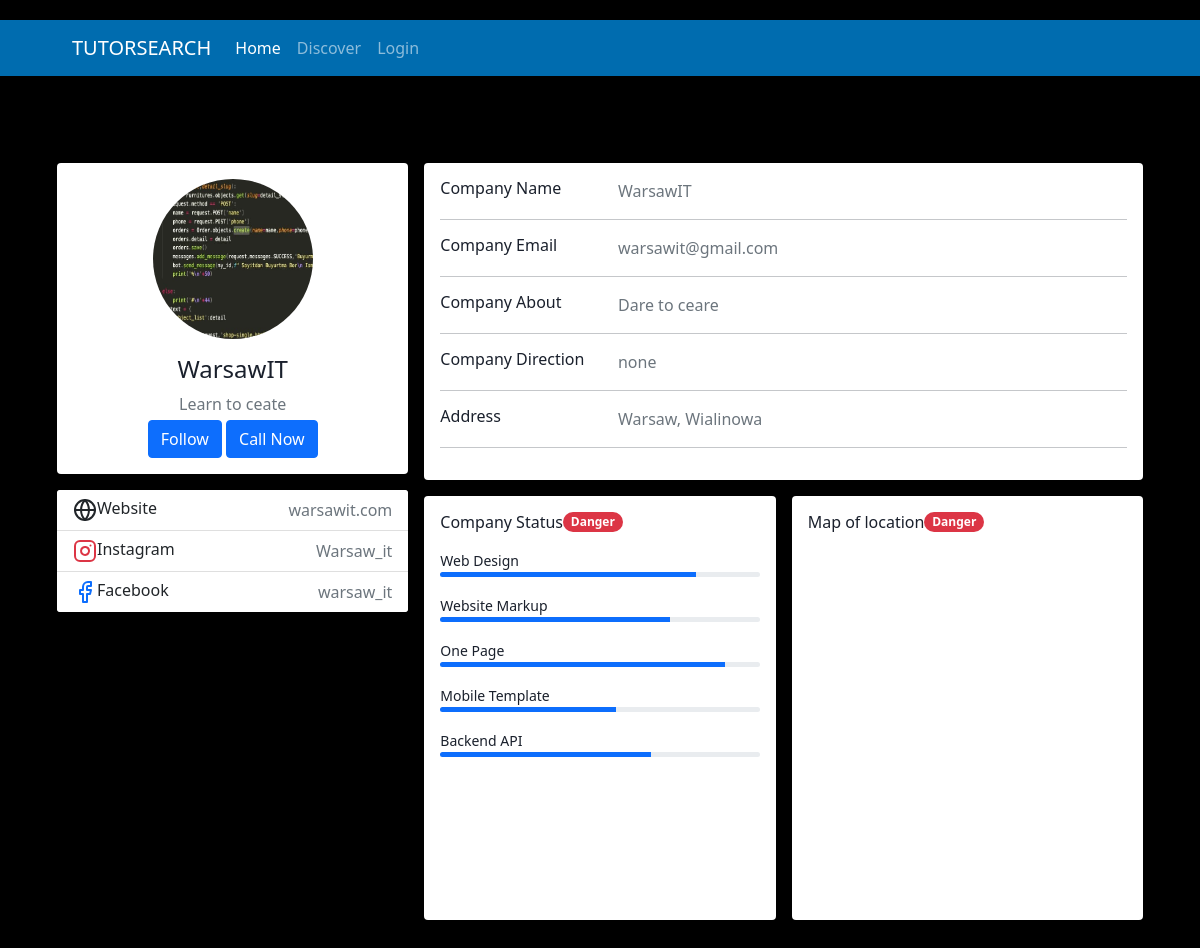
/ViewAccountPage/1/, run on the app's committed database.
### myapp/models.py (models this page shows, shortened)
class Company(models.Model):
    company_name=models.CharField(max_length=25, null=True,)
    company_bio=models.CharField(max_length=200, null=True)
    company_about=models.TextField(max_length=500, null=True)
    company_email=models.CharField(max_length=200, null=True)
    company_phone=models.CharField(max_length=200, null=True)
    company_adress=models.CharField(max_length=200, null=True)
    company_website=models.CharField(max_length=200, null=True)
    company_instagram=models.CharField(max_length=200, null=True)
    company_facebook=models.CharField(max_length=200, null=True)
    company_pic=models.ImageField(upload_to='images/',null=True, blank=True )
    company_added=models.DateTimeField(auto_now_add=True, null=True)
    completed=models.BooleanField(default=False)
    owner=models.OneToOneField(User,null=True, on_delete=models.CASCADE)
    class Meta:
        verbose_name='Companie'

### myapp/views.py (the view)
# urls.py: path('ViewAccountPage/<str:pk>/', views.ViewAccountPage, name='ViewAccountPage'),
def ViewAccountPage(request,pk):
    company=Company.objects.get(id=pk)
    context={'company':company}
    return render(request, 'main/viewAccount.html',context)

### myapp/templates/main/viewAccount.html (shortened to what this page needs)
<!DOCTYPE html>
<html lang="en">
    <head>
        <link href="https://cdn.jsdelivr.net/npm/bootstrap@5.0.2/dist/css/bootstrap.min.css" rel="stylesheet"
>
        <link href="acc_style.css" rel="stylesheet" />
    </head>
    {%include 'main/navbar.html'%}
    <br>
      <br>
      <br>
    <div class="container">
        <div class="main-body">
              <div class="row gutters-sm">
                <div class="col-md-4 mb-3">
                  <div class="card">
                    <div class="card-body">
                      <div class="d-flex flex-column align-items-center text-center">
                        {%if company.company_pic%}
                          <img id="image" src="{{company.company_pic.url}}" alt="Admin" class="rounded-circle" >
                        {%else%}
                          <img src="https://bootdey.com/img/Content/avatar/avatar7.png" alt="Admin" class="rounded-circle" width="150">
                        {%endif%}
                        <div class="mt-3">
                          <h4>{{company.company_name}}</h4>
                          <p class="text-secondary mb-1">{{company.company_bio}}</p>
                          <button class="btn btn-primary">Follow</button>
                          <button type="button" class="btn btn-primary" data-bs-toggle="modal" data-bs-target="#exampleModal">
                            Call Now
                          </button>
                        </div>
                      </div>
                    </div>
                  </div>
                  <div class="card mt-3">
                    <ul class="list-group list-group-flush">
                      <li class="list-group-item d-flex justify-content-between align-items-center flex-wrap">
                        <h6 class="mb-0">Website</h6>
                        <span class="text-secondary">{{company.company_website}}</span>
                      </li>
                      <li class="list-group-item d-flex justify-content-between align-items-center flex-wrap">
                        <h6 class="mb-0">Instagram</h6>
                        <span class="text-secondary">{{company.company_instagram}}</span>
                      </li>
                      <li class="list-group-item d-flex justify-content-between align-items-center flex-wrap">
                        <h6 class="mb-0">Facebook</h6>
                        <span class="text-secondary">{{company.company_facebook}}</span>
                      </li>
                    </ul>
                  </div>
                </div>
                <div class="col-md-8">
                  <div class="card mb-3">
                    <div class="card-body">
                      <div class="row">
                        <div class="col-sm-3">
                          <h6 class="mb-0">Company Name</h6>
                        </div>
                        <div class="col-sm-9 text-secondary">
                          {{company.company_name}}
                        </div>
                      </div>
                      <hr>
                      <div class="row">
                        <div class="col-sm-3">
                          <h6 class="mb-0">Company Email</h6>
                        </div>
                        <div class="col-sm-9 text-secondary">
                          {{company.company_email}}
                        </div>
                      </div>
                      <hr>
                      <div class="row">
                        <div class="col-sm-3">
                          <h6 class="mb-0">Company About</h6>
                        </div>
                        <div class="col-sm-9 text-secondary">
                          {{company.company_about}}
                        </div>
                      </div>
                      <hr>
                      <div class="row">
                        <div class="col-sm-3">
                          <h6 class="mb-0">Company Direction</h6>
                        </div>
                        <div class="col-sm-9 text-secondary">
                          none
                        </div>
                      </div>
                      <hr>
                      <div class="row">
                        <div class="col-sm-3">
                          <h6 class="mb-0">Address</h6>
                        </div>
                        <div class="col-sm-9 text-secondary">
                          {{company.company_adress}}
                        </div>
                      </div>
                      <hr>
                    </div>
                  </div>
                  <div class="row gutters-sm">
                    <div class="col-sm-6 mb-3">
                      <div class="card h-100">
                        <div class="card-body">
                          <h6 class="d-flex align-items-center mb-3">Company Status<span class="badge rounded-pill bg-danger">Danger</span></h6>
                          <small>Web Design</small>
                          <div class="progress mb-3" style="height: 5px">
                            <div class="progress-bar bg-primary" role="progressbar" style="width: 80%" aria-valuenow="80" aria-valuemin="0" aria-valuemax="100"></div>
                          </div>
                          <small>Website Markup</small>
                          <div class="progress mb-3" style="height: 5px">
                            <div class="progress-bar bg-primary" role="progressbar" style="width: 72%" aria-valuenow="72" aria-valuemin="0" aria-valuemax="100"></div>
                          </div>
                          <small>One Page</small>
                          <div class="progress mb-3" style="height: 5px">
                            <div class="progress-bar bg-primary" role="progressbar" style="width: 89%" aria-valuenow="89" aria-valuemin="0" aria-valuemax="100"></div>
                          </div>
                          <small>Mobile Template</small>
                          <div class="progress mb-3" style="height: 5px">
                            <div class="progress-bar bg-primary" role="progressbar" style="width: 55%" aria-valuenow="55" aria-valuemin="0" aria-valuemax="100"></div>
                          </div>
                          <small>Backend API</small>
                          <div class="progress mb-3" style="height: 5px">
                            <div class="progress-bar bg-primary" role="progressbar" style="width: 66%" aria-valuenow="66" aria-valuemin="0" aria-valuemax="100"></div>
                          </div>
                        </div>
                      </div>
                    </div>
                    <div class="col-sm-6 mb-3">
                      <div class="card h-100">
                        <div class="card-body">
                          <h6 class="d-flex align-items-center mb-3">Map of location <span class="badge rounded-pill bg-danger">Danger</span></h6>
                          <div class="text-center">
                            <iframe src="https://www.google.com/maps/embed?pb=!1m18!1m12!1m3!1d4966.371174301847!2d21.025032357811593!3d52.16006412632851!2m3!1f0!2f0!3f0!3m2!1i1024!2i768!4f13.1!3m3!1m2!1s0x471932937f295d21%3A0xa96d66009e74dd39!2zVXJzeW7Ds3c!5e0!3m2!1sen!2spl!4v1627994387840!5m2!1sen!2spl"
                             width="350" height="350" style="border:0;" allowfullscreen="" loading="lazy"></iframe>
                          </div>
                        </div>
                      </div>
                    </div>
                  </div>
                </div>
              </div>
            </div>
        </div>
    </body>
</html>

### myapp/templates/main/navbar.html (shortened to what this page needs)
<nav class="navbar navbar-expand-lg   navbar-dark" style="background-color: #006CAF;" >
        <div class="container-fluid">
          <a class="navbar-brand   "  style="margin-left: 3em;"  href="{% url 'mainPage' %}">TUTORSEARCH</a>
          <div class="collapse navbar-collapse " id="navbarNav">
            <ul class="navbar-nav center" >
              <li class="nav-item">
                <a class="nav-link active"  href="{% url 'mainPage'%}">Home</a>
              </li>
              <li class="nav-item">
                <a class="nav-link" href="{% url 'discoverPage'%}">Discover</a>
              </li>
              <li class="nav-item">
                <a class="nav-link" href="{% url 'loginPage'%}">Login</a>
              </li>
            </ul>
          </div>
        </div>
</nav>

### static/styles/acc_style.css (style rules this page uses)
.main-body { padding: 15px; }
.card { box-shadow: 0 1px 3px 0 rgba(0,0,0,.1), 0 1px 2px 0 rgba(0,0,0,.06); }
.card { position: relative; display: flex; flex-direction: column; min-width: 0; word-wrap: break-word; background-color: #fff; background-clip: border-box; border: 0 solid rgba(0,0,0,.125); border-radius: .25rem; }
.card-body { flex: 1 1 auto; min-height: 1px; padding: 1rem; }
.gutters-sm { margin-right: -8px; margin-left: -8px; }
.gutters-sm>.col, .gutters-sm>[class*=col-] { padding-right: 8px; padding-left: 8px; }
.mb-3, .my-3 { margin-bottom: 1rem!important; }
.h-100 { height: 100%!important; }

### myapp/templates/main/viewAccount.html (style rules this page uses)
#image { height: 10rem; width: 10rem; }

### data on the page
Company: company_pic (picture), company_name "WarsawIT", company_bio "Learn to ceate", company_website "warsawit.com", company_instagram "Warsaw_it", company_facebook "warsaw_it", company_email "warsawit@gmail.com", company_about "Dare to ceare", company_adress "Warsaw, Wialinowa"
